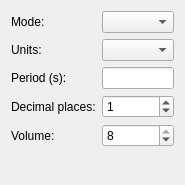
<?xml version="1.0" encoding="UTF-8"?>
<ui version="4.0">
 <class>SpeechForm</class>
 <widget class="QWidget" name="SpeechForm">
  <property name="geometry">
   <rect>
    <x>0</x>
    <y>0</y>
    <width>148</width>
    <height>185</height>
   </rect>
  </property>
  <property name="windowTitle">
   <string>Form</string>
  </property>
  <layout class="QVBoxLayout" name="verticalLayout">
   <item>
    <layout class="QGridLayout" name="gridLayout">
     <item row="0" column="0">
      <widget class="QLabel" name="label">
       <property name="text">
        <string>Mode:</string>
       </property>
      </widget>
     </item>
     <item row="0" column="1">
      <widget class="QComboBox" name="modeComboBox"/>
     </item>
     <item row="1" column="0">
      <widget class="QLabel" name="label_2">
       <property name="text">
        <string>Units:</string>
       </property>
      </widget>
     </item>
     <item row="1" column="1">
      <widget class="QComboBox" name="unitsComboBox"/>
     </item>
     <item row="2" column="0">
      <widget class="QLabel" name="label_3">
       <property name="text">
        <string>Period (s):</string>
       </property>
      </widget>
     </item>
     <item row="2" column="1">
      <widget class="QLineEdit" name="rateEdit">
       <property name="inputMethodHints">
        <set>Qt::ImhDigitsOnly</set>
       </property>
      </widget>
     </item>
     <item row="3" column="0">
      <widget class="QLabel" name="label_6">
       <property name="text">
        <string>Decimal places:</string>
       </property>
      </widget>
     </item>
     <item row="3" column="1">
      <widget class="QSpinBox" name="decimalsSpinBox">
       <property name="maximum">
        <number>2</number>
       </property>
       <property name="value">
        <number>1</number>
       </property>
      </widget>
     </item>
     <item row="4" column="0">
      <widget class="QLabel" name="label_5">
       <property name="text">
        <string>Volume:</string>
       </property>
      </widget>
     </item>
     <item row="4" column="1">
      <widget class="QSpinBox" name="volumeSpinBox">
       <property name="maximum">
        <number>8</number>
       </property>
       <property name="value">
        <number>8</number>
       </property>
      </widget>
     </item>
    </layout>
   </item>
   <item>
    <spacer name="verticalSpacer">
     <property name="orientation">
      <enum>Qt::Vertical</enum>
     </property>
     <property name="sizeHint" stdset="0">
      <size>
       <width>20</width>
       <height>40</height>
      </size>
     </property>
    </spacer>
   </item>
  </layout>
 </widget>
 <resources/>
 <connections/>
</ui>
